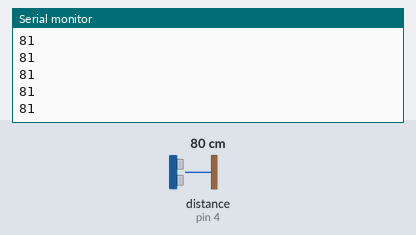
Bench run of a sketch on a simulated Arduino Uno, built with avr-gcc and run on an emulated ATmega328P. On the bench: the last lines printed to the serial monitor. The test bench sets the inputs (shaded band); at power-on: distance to the obstacle (sensor on pin 4) 80 cm. The echo pulse lasts 58.3 µs per cm.

Above: at 1.2 s.
1.3 s: distance to the obstacle (sensor on pin 4) set to 2 cm
At 2.2 s:
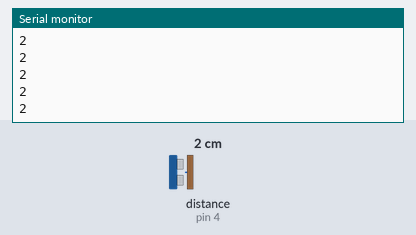
2.8 s: distance to the obstacle (sensor on pin 4) set to 4 cm
At 3.8 s:
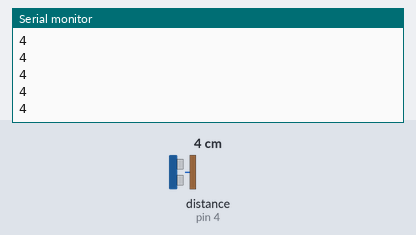
Timing chart, 0 to 5.8 s (numbered marks = the images above; inputs shaded):
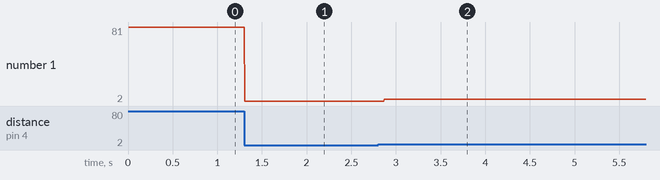

Measured:
- after the input at 1.3 s, the serial monitor: prints a new line at once (image 1)
- after the input at 2.8 s, the serial monitor: prints a new line after 0.07 s (image 2)
- plotted number 1: 81 → 2 after the input at 1.3 s, 2 → 4 after the input at 2.8 s

The sketch:

ultrasonic.ino
```cpp
#include <NewPing.h>
#include <Defines.h>

NewPing UltraSonicSensor(ULTRASONIC_PIN_TRIGGER, ULTRASONIC_PIN_ECHO, ULTRASONIC_MAX_DISTANCE);

void setup()
{
	Serial.begin(9600);
}

int distance;

void loop()
{
	distance = UltraSonicSensor.ping_cm();
	Serial.print(distance);
	Serial.println();
}
```

Defines.h
```cpp
#ifndef _DEFINES_H_
#define _DEFINES_H_


// Ultrasonic
#define ULTRASONIC_PIN_TRIGGER	2
#define ULTRASONIC_PIN_ECHO		4
#define ULTRASONIC_MAX_DISTANCE	500

// Schwimmschalter
#define SCHWIMMER_PIN			14

// Pumpe Pegel
#define PUMPE_PIN_PEGEL			17

// Circular Buffer
#define CIRCULAR_BUFFER_FILTER_TOP_LIMIT 	500
#define CIRCULAR_BUFFER_SIZE				32
#define CIRCULAR_BUFFER_SHIFTAMOUNT 		5 		// 2^5 = 32


// Basic Defines
#ifndef TRUE
#define TRUE  1
#endif

#ifndef FALSE
#define FALSE 0
#endif


#endif
// _DEFINES_H_
```
